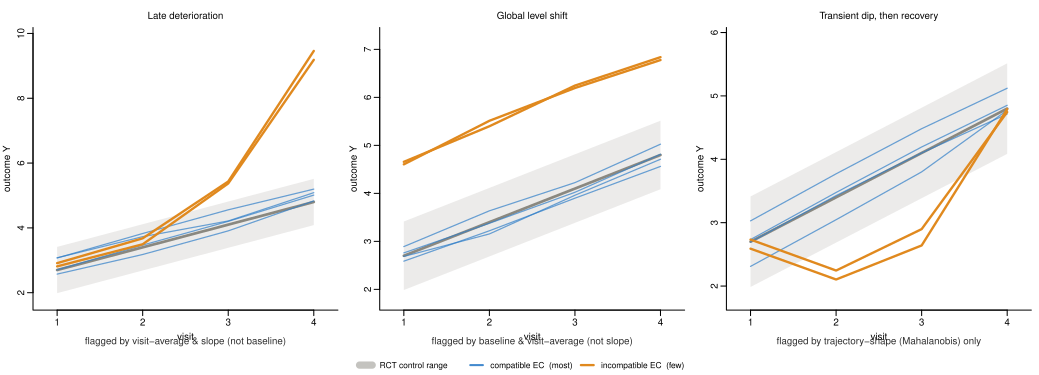

Write R code to recreate this figure.
# fig_long.R  ->  fig_long.pdf   (Figure 1 of the blueprint)
# Why screening must be longitudinal, and why the score must match the drift shape.
# Clean version: the RCT controls are shown as a shaded "compatible band" (not spaghetti).
# MOST external controls are compatible (blue, tracking the band); a FEW are incompatible
# (amber, drifting out) -- and the SHAPE of the drift decides which estimand catches it.
set.seed(7L)
gray <- "#8A8880"; blue <- "#2F7DC8"; amber <- "#E0891E"; ink <- "#2B2B2B"
tr <- function(c, a) adjustcolor(c, alpha.f = a)
tt <- 1:4
mc  <- function(t) 2 + 0.7 * t          # control natural progression
sdc <- 0.42
gen_comp <- function(n) t(sapply(seq_len(n), function(i) mc(tt) + rnorm(1, 0, 0.22) + rnorm(4, 0, 0.11)))
gen_inc  <- function(mi, n) t(sapply(seq_len(n), function(i) mi(tt) + rnorm(1, 0, 0.16) + rnorm(4, 0, 0.11)))
panels <- list(
  list(mi = function(t) 2 + 0.7 * t + 1.35 * pmax(t - 2, 0)^1.7,
       ttl = "Late deterioration", note = "flagged by visit-average & slope (not baseline)"),
  list(mi = function(t) 2 + 0.7 * t + 2.0,
       ttl = "Global level shift", note = "flagged by baseline & visit-average (not slope)"),
  list(mi = function(t) 2 + 0.7 * t - 2.0 * exp(-((t - 2.5)^2) / 0.5),
       ttl = "Transient dip, then recovery", note = "flagged by trajectory-shape (Mahalanobis) only"))

pdf("fig_long.pdf", width = 10.4, height = 3.75, pointsize = 10)
par(mfrow = c(1, 3), oma = c(2.5, 0, 0.3, 0), mar = c(3.4, 3.0, 2.2, 0.8), mgp = c(1.9, 0.6, 0))
for (p in panels) {
  comp <- gen_comp(4); inc <- gen_inc(p$mi, 2)
  up <- mc(tt) + 1.7 * sdc; lo <- mc(tt) - 1.7 * sdc
  yl <- range(lo, up, comp, inc) + c(-0.2, 0.4)
  plot(NA, xlim = c(0.85, 4.15), ylim = yl, xlab = "visit", ylab = "outcome Y",
       xaxt = "n", bty = "l", main = p$ttl, font.main = 1, cex.main = 1.1)
  axis(1, at = tt)
  polygon(c(tt, rev(tt)), c(up, rev(lo)), col = tr(gray, 0.16), border = NA)  # compatible band
  lines(tt, mc(tt), col = gray, lwd = 2.6)                                    # control mean
  for (i in seq_len(nrow(comp))) lines(tt, comp[i, ], col = tr(blue, 0.7), lwd = 1.2)  # compatible ECs (most)
  for (i in seq_len(nrow(inc)))  lines(tt, inc[i, ],  col = amber, lwd = 2.3)          # incompatible ECs (few)
  mtext(p$note, side = 1, line = 2.3, cex = 0.72, col = ink)
}
par(fig = c(0, 1, 0, 1), oma = c(0, 0, 0, 0), mar = c(0, 0, 0, 0), new = TRUE); plot.new()
legend("bottom", horiz = TRUE, bty = "n", cex = 0.9, seg.len = 1.7,
       legend = c("RCT control range", "compatible EC  (most)", "incompatible EC  (few)"),
       col = c(tr(gray, 0.5), tr(blue, 0.9), amber), lwd = c(7, 2, 2.3))
dev.off()
cat("wrote fig_long.pdf\n")
